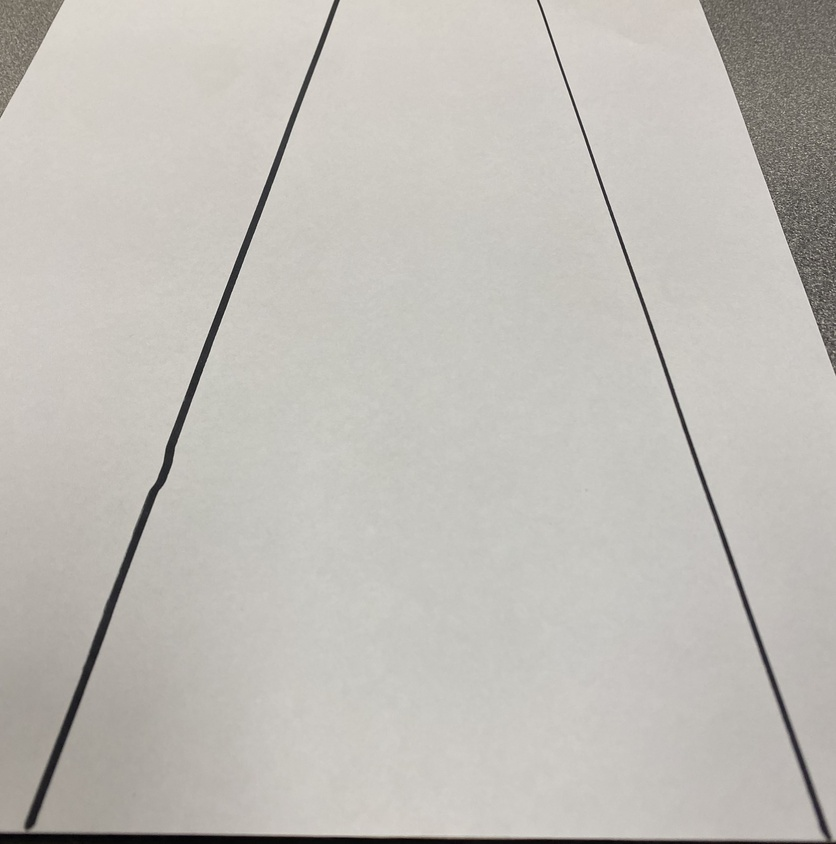
#> input picture images/IMG-7958.jpg, 836 x 844 px, shrunk from 3024 x 3050 before the run
$ python main.py
#> lines starting #> are read from the running program, lines starting #| are printed output that depends on the picture
#> further down, img is the input picture: shape (844, 836, 3); mean B, G, R 183.5, 189.1, 192.2
import cv2
import numpy as np

def find_center_of_parallel_lines(img):
    # Convert the image to grayscale
    gray = cv2.cvtColor(img, cv2.COLOR_BGR2GRAY)

    # Apply edge detection using Canny
    edges = cv2.Canny(gray, 50, 200)
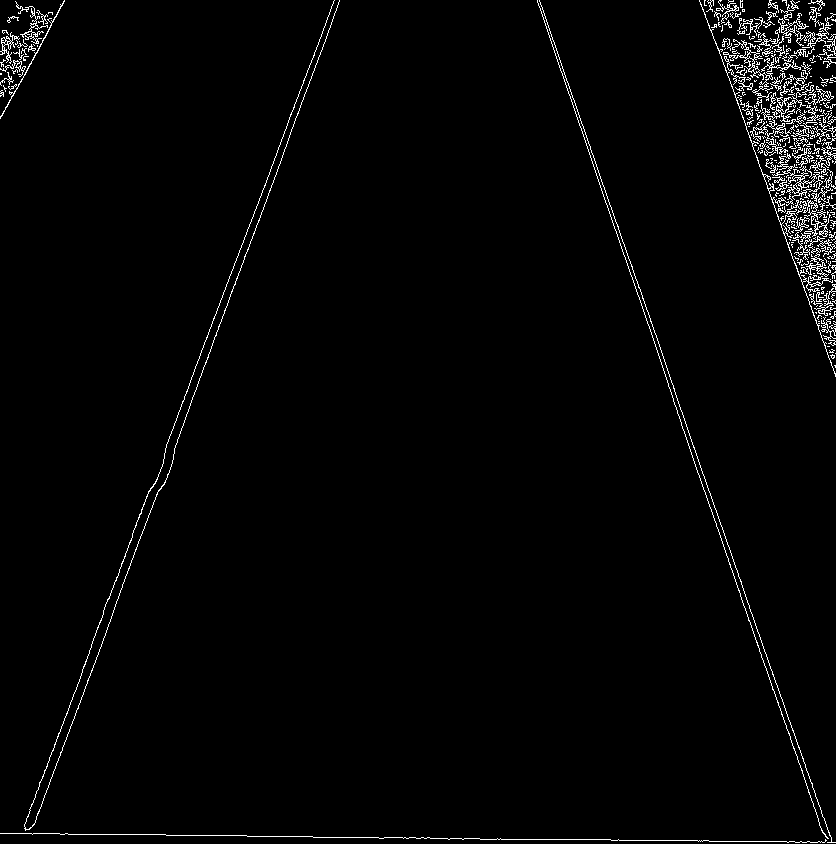
#> edges: shape (844, 836); 1.9% white in thin lines or dots

    # Apply Hough Transform to detect lines
    lines = cv2.HoughLines(edges, 1, np.pi/180, 200)
#> lines = [[-507, 2.81], [-510, 2.81], [-657, 2.79], [831, 1.59], [318, 0.367], [313, 0.367]]

    # Identify the two parallel lines
    #SOMETHING WRONG WITH THE PARALLEL CHECK
    parallel_lines = []
    for line1 in lines:
        for line2 in lines:
            if line1[0][1] != line2[0][1]: # Lines should have the same orientation
                continue
            if np.abs(line1[0][0] - line2[0][0]) < 10: # Lines should be roughly parallel
                continue
            parallel_lines.append((line1, line2))
#> this loop made 6 passes
#> after the loop, parallel_lines = []

    # Check if there are no parallel lines or multiple pairs of parallel lines
    if len(parallel_lines) != 1:
        print("lines")
        return img

    # Compute the center of the two parallel lines
    line1, line2 = parallel_lines[0]
    x1, y1 = line1[0]
    x2, y2 = line1[1]
    x3, y3 = line2[0]
    x4, y4 = line2[1]
    intersection = np.cross((x1, y1, 1), (x2, y2, 1)) * np.cross((x3, y3, 1), (x4, y4, 1))
    intersection = np.array([np.cross((x1, y1, 1), (x2, y2, 1)), np.cross((x3, y3, 1), (x4, y4, 1))])
    center = intersection.mean(axis=0)[:2].astype(int)

    # Draw the lines and center on the image
    cv2.line(img, (line1[0][0], line1[0][1]), (line1[1][0], line1[1][1]), (0, 255, 0), 2)
    cv2.line(img, (line2[0][0], line2[0][1]), (line2[1][0], line2[1][1]), (0, 255, 0), 2)
    cv2.line(img, (line1[0][0], line1[0][1]), (line2[0][0], line2[0][1]), (0, 0, 255), 2)
    cv2.circle(img, tuple(center), 5, (0, 0, 255), -1)

    return img

# Load the image
img = cv2.imread("images/IMG-7958.jpg")

# Find the center of parallel lines
result = find_center_of_parallel_lines(img)

# Save the result
cv2.imwrite("result.jpg", result)

# Display the result
cv2.imshow("Result", result)
cv2.waitKey(0)
cv2.destroyAllWindows()
